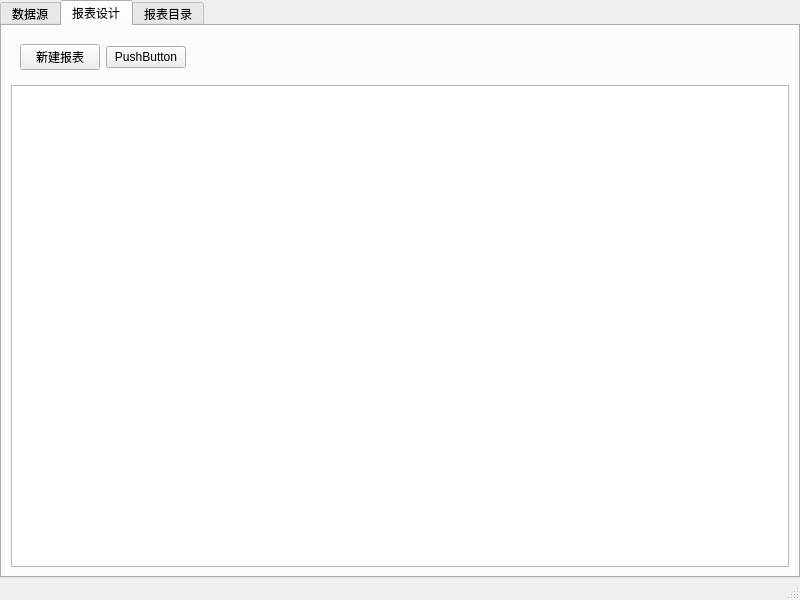
<?xml version="1.0" encoding="UTF-8"?>
<ui version="4.0">
 <class>MainWindow</class>
 <widget class="QMainWindow" name="MainWindow">
  <property name="geometry">
   <rect>
    <x>0</x>
    <y>0</y>
    <width>800</width>
    <height>600</height>
   </rect>
  </property>
  <property name="windowTitle">
   <string>MainWindow</string>
  </property>
  <widget class="QWidget" name="centralwidget">
   <layout class="QGridLayout" name="gridLayout_2">
    <property name="leftMargin">
     <number>0</number>
    </property>
    <property name="topMargin">
     <number>0</number>
    </property>
    <property name="rightMargin">
     <number>0</number>
    </property>
    <property name="bottomMargin">
     <number>0</number>
    </property>
    <item row="0" column="0">
     <layout class="QGridLayout" name="gridLayout">
      <item row="0" column="0">
       <widget class="QTabWidget" name="tabWidget">
        <property name="tabPosition">
         <enum>QTabWidget::North</enum>
        </property>
        <property name="currentIndex">
         <number>1</number>
        </property>
        <widget class="QWidget" name="tab">
         <attribute name="title">
          <string>数据源</string>
         </attribute>
         <layout class="QHBoxLayout" name="horizontalLayout_2">
          <property name="leftMargin">
           <number>0</number>
          </property>
          <property name="topMargin">
           <number>0</number>
          </property>
          <property name="rightMargin">
           <number>0</number>
          </property>
          <property name="bottomMargin">
           <number>0</number>
          </property>
          <item>
           <widget class="QWidget" name="widget" native="true">
            <property name="minimumSize">
             <size>
              <width>100</width>
              <height>0</height>
             </size>
            </property>
            <property name="maximumSize">
             <size>
              <width>200</width>
              <height>16777215</height>
             </size>
            </property>
            <layout class="QVBoxLayout" name="verticalLayout">
             <property name="leftMargin">
              <number>0</number>
             </property>
             <property name="topMargin">
              <number>0</number>
             </property>
             <property name="rightMargin">
              <number>0</number>
             </property>
             <property name="bottomMargin">
              <number>0</number>
             </property>
             <item>
              <widget class="QWidget" name="widget_3" native="true">
               <layout class="QHBoxLayout" name="horizontalLayout">
                <property name="leftMargin">
                 <number>0</number>
                </property>
                <property name="topMargin">
                 <number>0</number>
                </property>
                <property name="rightMargin">
                 <number>0</number>
                </property>
                <property name="bottomMargin">
                 <number>0</number>
                </property>
                <item>
                 <widget class="QPushButton" name="pushButton">
                  <property name="text">
                   <string>btn1</string>
                  </property>
                 </widget>
                </item>
                <item>
                 <widget class="QPushButton" name="pushButton_2">
                  <property name="text">
                   <string>btn2</string>
                  </property>
                 </widget>
                </item>
               </layout>
              </widget>
             </item>
             <item>
              <widget class="QTreeView" name="treeView_datasource"/>
             </item>
            </layout>
           </widget>
          </item>
          <item>
           <widget class="QWidget" name="widget_2" native="true">
            <property name="sizePolicy">
             <sizepolicy hsizetype="Expanding" vsizetype="Preferred">
              <horstretch>0</horstretch>
              <verstretch>0</verstretch>
             </sizepolicy>
            </property>
            <layout class="QVBoxLayout" name="verticalLayout_2">
             <property name="leftMargin">
              <number>0</number>
             </property>
             <property name="topMargin">
              <number>0</number>
             </property>
             <property name="rightMargin">
              <number>0</number>
             </property>
             <property name="bottomMargin">
              <number>0</number>
             </property>
             <item>
              <widget class="QWidget" name="widget_4" native="true">
               <layout class="QHBoxLayout" name="horizontalLayout_3">
                <property name="leftMargin">
                 <number>0</number>
                </property>
                <property name="topMargin">
                 <number>0</number>
                </property>
                <property name="rightMargin">
                 <number>0</number>
                </property>
                <property name="bottomMargin">
                 <number>0</number>
                </property>
                <item>
                 <widget class="QPushButton" name="pushButton_4">
                  <property name="text">
                   <string>PushButton</string>
                  </property>
                 </widget>
                </item>
                <item>
                 <widget class="QPushButton" name="pushButton_3">
                  <property name="text">
                   <string>PushButton</string>
                  </property>
                 </widget>
                </item>
               </layout>
              </widget>
             </item>
             <item>
              <widget class="QWidget" name="widget_5" native="true">
               <property name="sizePolicy">
                <sizepolicy hsizetype="Preferred" vsizetype="Expanding">
                 <horstretch>0</horstretch>
                 <verstretch>0</verstretch>
                </sizepolicy>
               </property>
               <property name="styleSheet">
                <string notr="true">background-color: rgb(170, 255, 255);</string>
               </property>
               <layout class="QVBoxLayout" name="verticalLayout_3">
                <property name="leftMargin">
                 <number>0</number>
                </property>
                <property name="topMargin">
                 <number>0</number>
                </property>
                <property name="rightMargin">
                 <number>0</number>
                </property>
                <property name="bottomMargin">
                 <number>0</number>
                </property>
                <item>
                 <widget class="QWidget" name="widget_6" native="true">
                  <layout class="QHBoxLayout" name="horizontalLayout_4">
                   <item>
                    <widget class="QPushButton" name="pushButton_5">
                     <property name="text">
                      <string>PushButton</string>
                     </property>
                    </widget>
                   </item>
                   <item>
                    <widget class="QPushButton" name="pushButton_7">
                     <property name="text">
                      <string>PushButton</string>
                     </property>
                    </widget>
                   </item>
                   <item>
                    <widget class="QPushButton" name="pushButton_6">
                     <property name="text">
                      <string>PushButton</string>
                     </property>
                    </widget>
                   </item>
                  </layout>
                 </widget>
                </item>
                <item>
                 <widget class="QTableView" name="tableView_datatable"/>
                </item>
               </layout>
              </widget>
             </item>
            </layout>
           </widget>
          </item>
         </layout>
        </widget>
        <widget class="QWidget" name="tab_2">
         <attribute name="title">
          <string>报表设计</string>
         </attribute>
         <layout class="QVBoxLayout" name="verticalLayout_4">
          <item>
           <widget class="QWidget" name="widget_7" native="true">
            <layout class="QHBoxLayout" name="horizontalLayout_5">
             <item>
              <widget class="QPushButton" name="pushButton_8">
               <property name="text">
                <string>新建报表</string>
               </property>
              </widget>
             </item>
             <item>
              <widget class="QPushButton" name="pushButton_9">
               <property name="text">
                <string>PushButton</string>
               </property>
              </widget>
             </item>
             <item>
              <spacer name="horizontalSpacer">
               <property name="orientation">
                <enum>Qt::Horizontal</enum>
               </property>
               <property name="sizeHint" stdset="0">
                <size>
                 <width>545</width>
                 <height>20</height>
                </size>
               </property>
              </spacer>
             </item>
            </layout>
           </widget>
          </item>
          <item>
           <widget class="QListView" name="listView"/>
          </item>
         </layout>
        </widget>
        <widget class="QWidget" name="tab_3">
         <attribute name="title">
          <string>报表目录</string>
         </attribute>
        </widget>
       </widget>
      </item>
     </layout>
    </item>
   </layout>
  </widget>
  <widget class="QMenuBar" name="menubar">
   <property name="geometry">
    <rect>
     <x>0</x>
     <y>0</y>
     <width>800</width>
     <height>26</height>
    </rect>
   </property>
  </widget>
  <widget class="QStatusBar" name="statusbar"/>
 </widget>
 <resources/>
 <connections/>
</ui>
